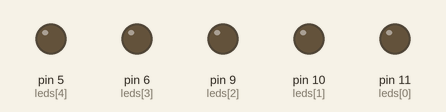
Simulated run of this sketch. Board: Arduino Uno, built with avr-gcc and run on an emulated ATmega328P. On the bench: output pins drawn as LEDs (lit = HIGH).

Above: at 0.15 s.
At 10.07 s:
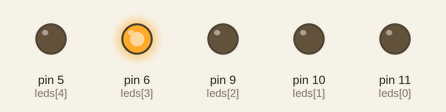
At 12.77 s:
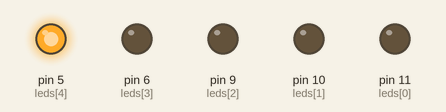
At 19.99 s:
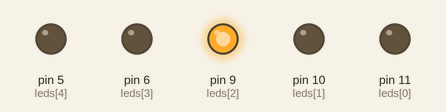
At 29.91 s:
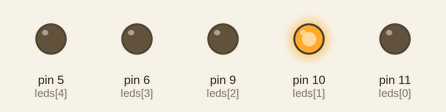
At 39.84 s:
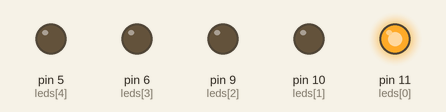
Timing chart, 0 to 40.0 s (numbered marks = the images above):
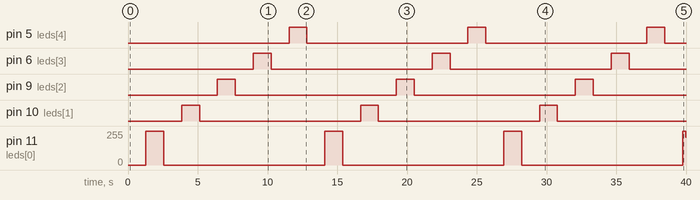

Measured:
- by itself, pin 5 (leds[4]), pin 6 (leds[3]), pin 9 (leds[2]), pin 10 (leds[1]): alternates HIGH for 1.3 s and LOW for 11.5 s
- by itself, pin 11 (leds[0]): 0/255 → 255/255 at 1.3 s, → 0/255 1.3 s later, → 255/255 11.5 s later, → 0/255 1.3 s later, … (8 changes in this stretch)

The sketch:

led_fadein_fadeout.ino
```cpp
int leds[] = {11, 10, 9, 6, 5};
int numLeds = 5;
void setup() {
  for(int i = 0; i < numLeds; i++) {
    pinMode(leds[i], OUTPUT);
  }
}
void loop() {
  for(int i = 0; i < numLeds; i++) {
    for(int brightness = 0; brightness <= 255; brightness++) {
      analogWrite(leds[i], brightness);
      delay(5);
    }
    for(int brightness = 255; brightness >= 0; brightness--) {
      analogWrite(leds[i], brightness);
      delay(5);
    }
  }
}
```
